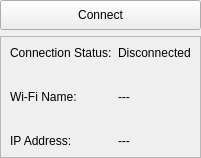
                         <widget class="QWidget" name="wireless_page">
                          <layout class="QVBoxLayout" name="verticalLayout_9">
                           <property name="leftMargin">
                            <number>0</number>
                           </property>
                           <property name="topMargin">
                            <number>0</number>
                           </property>
                           <property name="rightMargin">
                            <number>0</number>
                           </property>
                           <property name="bottomMargin">
                            <number>0</number>
                           </property>
                           <item>
                            <widget class="QPushButton" name="wifi_connect">
                             <property name="minimumSize">
                              <size>
                               <width>0</width>
                               <height>30</height>
                              </size>
                             </property>
                             <property name="text">
                              <string>Connect</string>
                             </property>
                            </widget>
                           </item>
                           <item>
                            <widget class="QFrame" name="frame_10">
                             <property name="frameShape">
                              <enum>QFrame::StyledPanel</enum>
                             </property>
                             <property name="frameShadow">
                              <enum>QFrame::Raised</enum>
                             </property>
                             <layout class="QFormLayout" name="formLayout">
                              <property name="verticalSpacing">
                               <number>30</number>
                              </property>
                              <property name="leftMargin">
                               <number>9</number>
                              </property>
                              <property name="topMargin">
                               <number>9</number>
                              </property>
                              <item row="0" column="0">
                               <widget class="QLabel" name="label_20">
                                <property name="text">
                                 <string>Connection Status:</string>
                                </property>
                               </widget>
                              </item>
                              <item row="0" column="1">
                               <widget class="QLabel" name="connection_status_wireless_label">
                                <property name="text">
                                 <string>Disconnected</string>
                                </property>
                               </widget>
                              </item>
                              <item row="1" column="0">
                               <widget class="QLabel" name="label_22">
                                <property name="text">
                                 <string>Wi-Fi Name:</string>
                                </property>
                               </widget>
                              </item>
                              <item row="1" column="1">
                               <widget class="QLabel" name="wifi_name_label">
                                <property name="text">
                                 <string>---</string>
                                </property>
                               </widget>
                              </item>
                              <item row="2" column="0">
                               <widget class="QLabel" name="label_24">
                                <property name="text">
                                 <string>IP Address:</string>
                                </property>
                               </widget>
                              </item>
                              <item row="2" column="1">
                               <widget class="QLabel" name="ip_address_label">
                                <property name="text">
                                 <string>---</string>
                                </property>
                               </widget>
                              </item>
                             </layout>
                            </widget>
                           </item>
                          </layout>
                         </widget>
